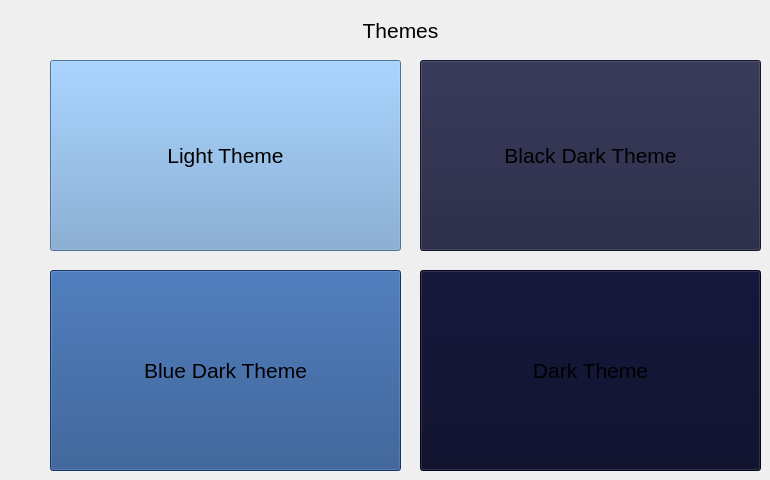
    <widget class="QWidget" name="tab_9">
     <attribute name="title">
      <string>Page</string>
     </attribute>
     <widget class="QPushButton" name="Theme_Pushbutton1">
      <property name="geometry">
       <rect>
        <x>50</x>
        <y>60</y>
        <width>351</width>
        <height>191</height>
       </rect>
      </property>
      <property name="font">
       <font>
        <pointsize>16</pointsize>
       </font>
      </property>
      <property name="styleSheet">
       <string notr="true">background-color: rgb(114, 159, 207);</string>
      </property>
      <property name="text">
       <string>Light Theme</string>
      </property>
     </widget>
     <widget class="QPushButton" name="Them_Pushbutton2">
      <property name="geometry">
       <rect>
        <x>420</x>
        <y>60</y>
        <width>341</width>
        <height>191</height>
       </rect>
      </property>
      <property name="font">
       <font>
        <pointsize>16</pointsize>
       </font>
      </property>
      <property name="styleSheet">
       <string notr="true">background-color: rgb(30, 32, 61);</string>
      </property>
      <property name="text">
       <string>Black Dark Theme</string>
      </property>
     </widget>
     <widget class="QPushButton" name="Them_Pushbutton2_2">
      <property name="geometry">
       <rect>
        <x>420</x>
        <y>270</y>
        <width>341</width>
        <height>201</height>
       </rect>
      </property>
      <property name="font">
       <font>
        <pointsize>16</pointsize>
       </font>
      </property>
      <property name="styleSheet">
       <string notr="true">background-color: rgb(6, 8, 38);</string>
      </property>
      <property name="text">
       <string>Dark Theme</string>
      </property>
     </widget>
     <widget class="QPushButton" name="Theme_Pushbutton1_2">
      <property name="geometry">
       <rect>
        <x>50</x>
        <y>270</y>
        <width>351</width>
        <height>201</height>
       </rect>
      </property>
      <property name="font">
       <font>
        <pointsize>16</pointsize>
       </font>
      </property>
      <property name="styleSheet">
       <string notr="true">background-color: rgb(32, 74, 135);</string>
      </property>
      <property name="text">
       <string>Blue Dark Theme</string>
      </property>
     </widget>
     <widget class="QLabel" name="label_16">
      <property name="geometry">
       <rect>
        <x>290</x>
        <y>10</y>
        <width>221</width>
        <height>41</height>
       </rect>
      </property>
      <property name="font">
       <font>
        <pointsize>16</pointsize>
       </font>
      </property>
      <property name="text">
       <string>Themes</string>
      </property>
      <property name="alignment">
       <set>Qt::AlignCenter</set>
      </property>
     </widget>
    </widget>
